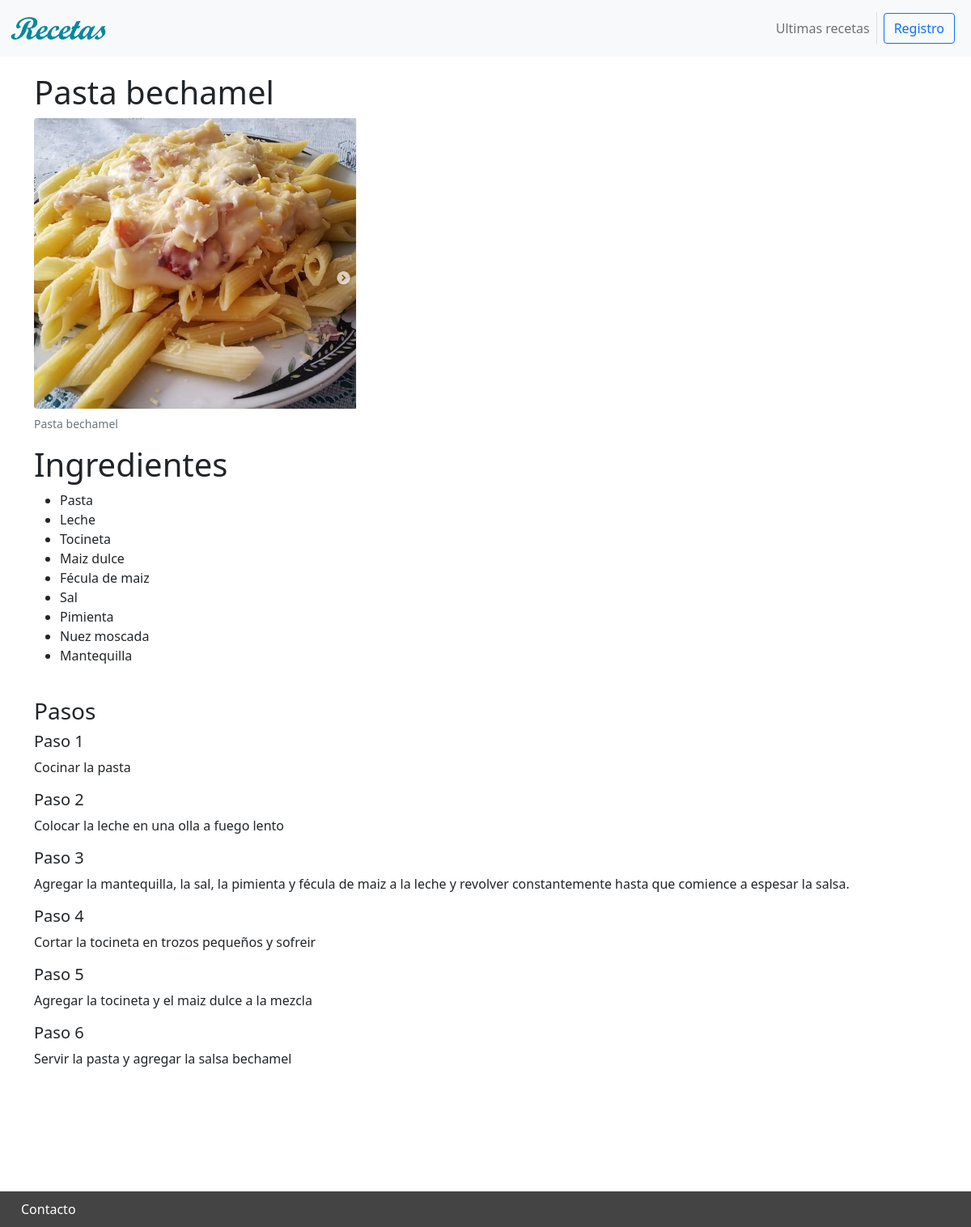
The page /recetas/pasta_bechamel on the database as committed earlier.
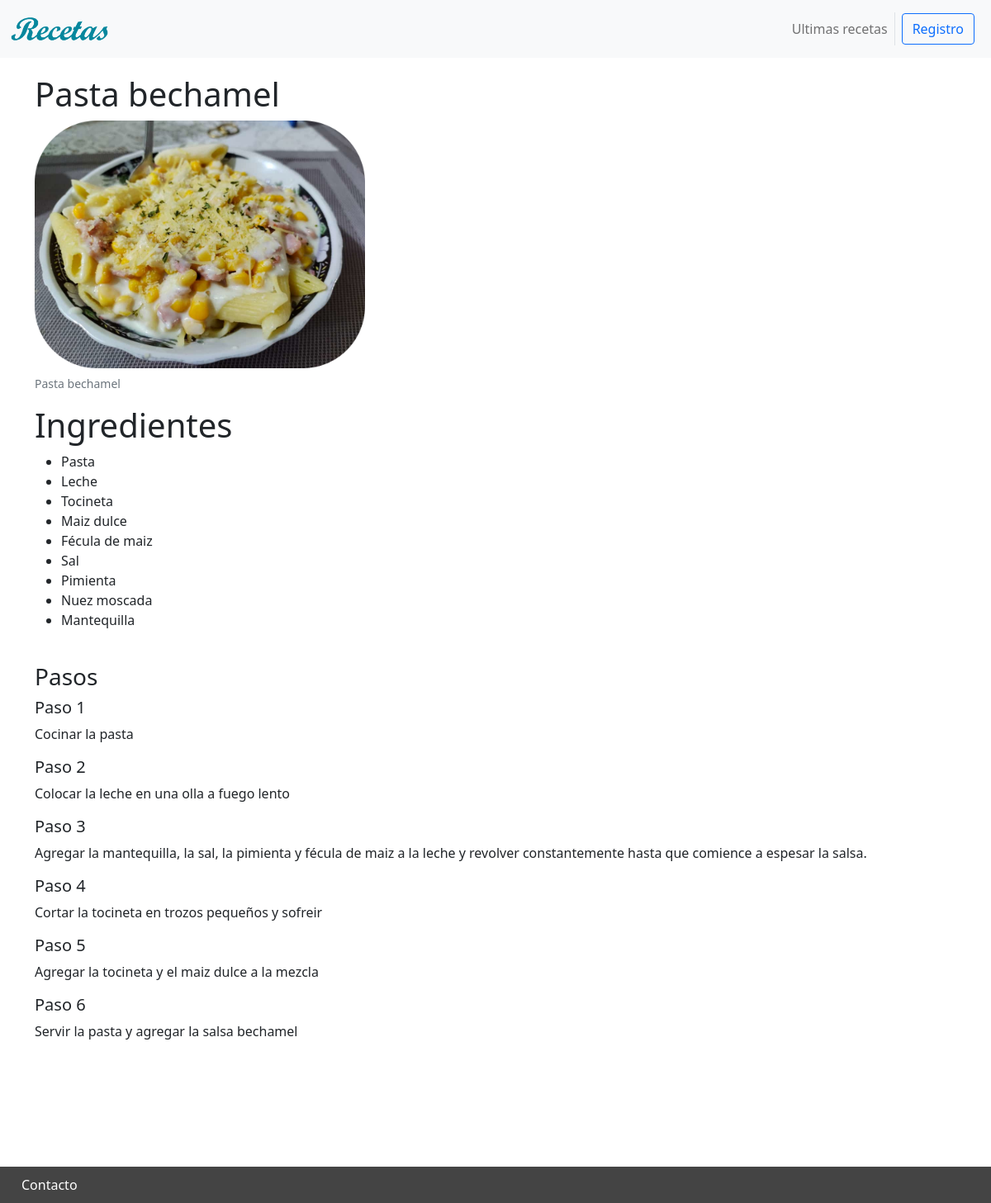
The same page on the database as committed later.
### recetas_app/models/recetas.py (models this page shows)
class Receta(models.Model):
    nombre = models.CharField(max_length=200)
    usuario = models.ForeignKey(User, null=True, blank=True, on_delete=models.SET_NULL)
    imagen = models.ImageField(null=True)
    slug = models.SlugField(null=True)
    created_at = models.DateTimeField(auto_now_add = True)
    update_at = models.DateTimeField(auto_now = True)

### recetas_app/views/recetas_views.py (the view)
# urls.py: path('recetas/<slug:slug>',receta, name = 'receta'),
def receta(request, slug):
    receta = Receta.objects.get(slug=slug)
    contexto={
        'receta':receta
    }
    return render(request, 'receta/receta.html', contexto)

### recetas_app/templates/receta/receta.html (shortened to what this page needs)
{% extends 'base.html' %}
{% block content %}
<h1>{{ receta.nombre }}</h1>
<figure class="figure">
  <img src="{{ receta.imagen.url }}" class="figure-img img-fluid rounded" alt="{{ receta.nombre }}"  width="400">
  <figcaption class="figure-caption">{{receta.nombre}}</figcaption>
</figure>
<h1>Ingredientes</h1>
<ul>
    {% for ingrediente in receta.ingredientes.all %}
    <li>
        {{ ingrediente.nombre }}
    </li>
    {% endfor %}
<br>
</ul>
<h3>Pasos</h3>
{% for paso in receta.pasos.all %}
<h5>Paso {{ paso.numero }}</h5>
<p>{{ paso.explicacion}}</p>
{% endfor %}
{% endblock %}

Rows that differ between the two databases and show on the page:
changed Receta "Pasta bechamel": imagen: a different picture
